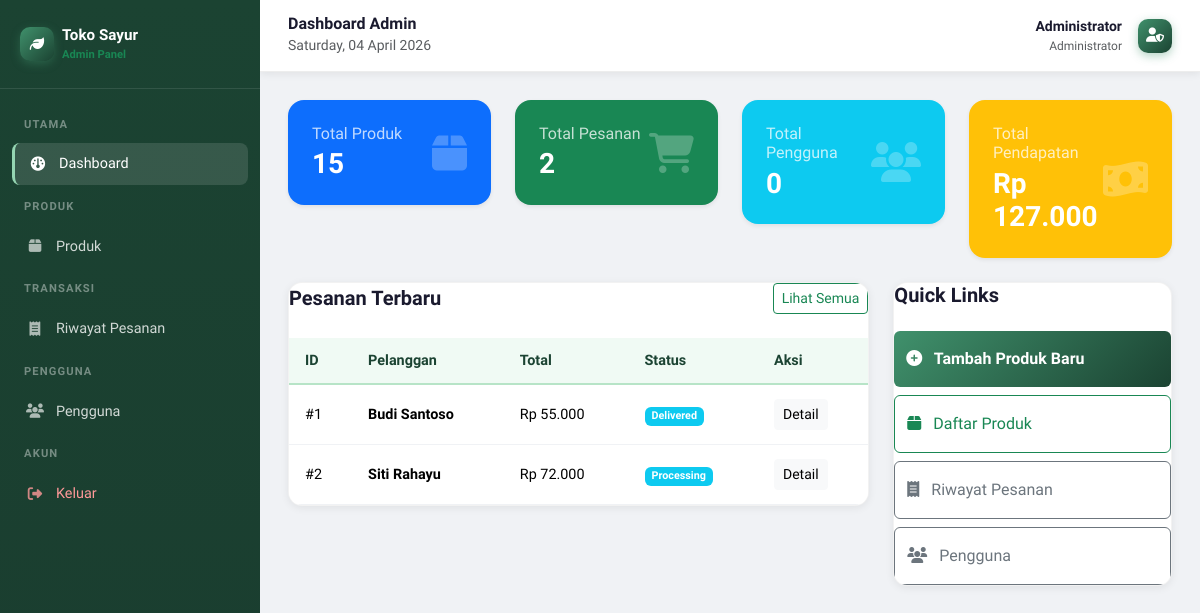
/admin/index.php (signed in), run on the app's committed database.
### tables this page shows
CREATE TABLE `orders` (
  `id` int(11) NOT NULL AUTO_INCREMENT,
  `order_code` varchar(50) NOT NULL,
  `user_id` int(11) NOT NULL,
  `total_amount` decimal(14,2) NOT NULL DEFAULT 0.00,
  `shipping_fee` decimal(10,2) NOT NULL DEFAULT 10000.00,
  `grand_total` decimal(14,2) NOT NULL DEFAULT 0.00,
  `shipping_name` varchar(150) NOT NULL,
  `shipping_phone` varchar(20) NOT NULL,
  `shipping_address` text NOT NULL,
  `notes` text DEFAULT NULL,
  `payment_method` enum('cod','transfer') NOT NULL DEFAULT 'cod',
  `payment_proof` varchar(255) DEFAULT NULL,
  `status` enum('pending','processing','shipped','delivered','cancelled','valid','ditolak') NOT NULL DEFAULT 'pending',
  `created_at` timestamp NOT NULL DEFAULT current_timestamp(),
  `updated_at` timestamp NOT NULL DEFAULT current_timestamp() ON UPDATE current_timestamp(),
  PRIMARY KEY (`id`),
  UNIQUE KEY `order_code` (`order_code`),
  KEY `user_id` (`user_id`),
  CONSTRAINT `fk_order_user` FOREIGN KEY (`user_id`) REFERENCES `users` (`id`) ON DELETE CASCADE
);

CREATE TABLE `users` (
  `id` int(11) NOT NULL AUTO_INCREMENT,
  `name` varchar(150) NOT NULL,
  `email` varchar(150) NOT NULL,
  `password` varchar(255) NOT NULL,
  `phone` varchar(20) DEFAULT NULL,
  `address` text DEFAULT NULL,
  `role` enum('admin','customer') NOT NULL DEFAULT 'customer',
  `avatar` varchar(255) DEFAULT NULL,
  `created_at` timestamp NOT NULL DEFAULT current_timestamp(),
  `updated_at` timestamp NOT NULL DEFAULT current_timestamp() ON UPDATE current_timestamp(),
  PRIMARY KEY (`id`),
  UNIQUE KEY `email` (`email`)
);

### config/functions.php (called while the page is built, shortened)
<?php
function rupiah(float $amount): string {
    return 'Rp ' . number_format($amount, 0, ',', '.');
}
function e(string $val): string {
    return htmlspecialchars($val, ENT_QUOTES, 'UTF-8');
}

### admin/index.php (the view, shortened to what this page needs)
<?php
require_once __DIR__ . '/../config/functions.php';
$totalProducts = $pdo->query("SELECT COUNT(*) FROM products")->fetchColumn();
$totalOrders = $pdo->query("SELECT COUNT(*) FROM orders")->fetchColumn();
$totalUsers = $pdo->query("SELECT COUNT(*) FROM users WHERE role = 'user'")->fetchColumn();
$totalRevenue = $pdo->query("SELECT SUM(grand_total) FROM orders WHERE status != 'cancelled'")->fetchColumn() ?? 0;
$recentOrders = $pdo->query("SELECT o.*, u.name as user_name FROM orders o JOIN users u ON o.user_id = u.id ORDER BY o.created_at DESC LIMIT 5")->fetchAll();
include __DIR__ . '/includes/header.php';
?>
<div class="row g-4 mb-4">
  <div class="col-md-3">
    <div class="admin-stats-card bg-primary text-white p-4 rounded-4 shadow-sm">
      <div class="d-flex justify-content-between align-items-center">
        <div>
          <h6 class="opacity-75 mb-1">Total Produk</h6>
          <h3 class="fw-800 mb-0"><?= $totalProducts ?></h3>
        </div>
        <i class="fas fa-box fs-1 opacity-25"></i>
      </div>
    </div>
  </div>
  <div class="col-md-3">
    <div class="admin-stats-card bg-success text-white p-4 rounded-4 shadow-sm">
      <div class="d-flex justify-content-between align-items-center">
        <div>
          <h6 class="opacity-75 mb-1">Total Pesanan</h6>
          <h3 class="fw-800 mb-0"><?= $totalOrders ?></h3>
        </div>
        <i class="fas fa-shopping-cart fs-1 opacity-25"></i>
      </div>
    </div>
  </div>
  <div class="col-md-3">
    <div class="admin-stats-card bg-info text-white p-4 rounded-4 shadow-sm">
      <div class="d-flex justify-content-between align-items-center">
        <div>
          <h6 class="opacity-75 mb-1">Total Pengguna</h6>
          <h3 class="fw-800 mb-0"><?= $totalUsers ?></h3>
        </div>
        <i class="fas fa-users fs-1 opacity-25"></i>
      </div>
    </div>
  </div>
  <div class="col-md-3">
    <div class="admin-stats-card bg-warning text-white p-4 rounded-4 shadow-sm">
      <div class="d-flex justify-content-between align-items-center">
        <div>
          <h6 class="opacity-75 mb-1">Total Pendapatan</h6>
          <h3 class="fw-800 mb-0"><?= rupiah($totalRevenue) ?></h3>
        </div>
        <i class="fas fa-money-bill-wave fs-1 opacity-25"></i>
      </div>
    </div>
  </div>
</div>
<div class="row">
  <div class="col-md-8">
    <div class="admin-card">
      <div class="d-flex justify-content-between align-items-center mb-4">
        <h5 class="fw-700 mb-0">Pesanan Terbaru</h5>
        <a href="<?= BASE_URL ?>/admin/orders/index.php" class="btn btn-sm btn-outline-success">Lihat Semua</a>
      </div>
      <div class="table-responsive">
        <table class="table admin-table">
          <thead>
            <tr>
              <th>ID</th>
              <th>Pelanggan</th>
              <th>Total</th>
              <th>Status</th>
              <th>Aksi</th>
            </tr>
          </thead>
          <tbody>
            <?php foreach ($recentOrders as $o): ?>
            <tr>
              <td>#<?= $o['id'] ?></td>
              <td class="fw-600"><?= e($o['user_name']) ?></td>
              <td><?= rupiah($o['grand_total']) ?></td>
              <td>
                <span class="badge bg-<?= $o['status'] === 'completed' ? 'success' : ($o['status'] === 'pending' ? 'warning' : 'info') ?>">
                  <?= ucfirst($o['status']) ?>
                </span>
              </td>
              <td>
                <a href="<?= BASE_URL ?>/admin/orders/detail.php?id=<?= $o['id'] ?>" class="btn btn-sm btn-light">Detail</a>
              </td>
            </tr>
            <?php endforeach; ?>
          </tbody>
        </table>
      </div>
    </div>
  </div>
  <div class="col-md-4">
    <div class="admin-card">
      <h5 class="fw-700 mb-4">Quick Links</h5>
      <div class="d-grid gap-2">
        <a href="<?= BASE_URL ?>/admin/products/add.php" class="btn btn-success-custom py-3 text-start">
          <i class="fas fa-plus-circle me-2"></i> Tambah Produk Baru
        </a>
        <a href="<?= BASE_URL ?>/admin/products/index.php" class="btn btn-outline-success py-3 text-start">
          <i class="fas fa-box me-2"></i> Daftar Produk
        </a>
        <a href="<?= BASE_URL ?>/admin/orders/index.php" class="btn btn-outline-secondary py-3 text-start">
          <i class="fas fa-receipt me-2"></i> Riwayat Pesanan
        </a>
        <a href="<?= BASE_URL ?>/admin/users/index.php" class="btn btn-outline-secondary py-3 text-start">
          <i class="fas fa-users me-2"></i> Pengguna
        </a>
      </div>
    </div>
  </div>
</div>
<?php include __DIR__ . '/includes/footer.php'; ?>

### assets/css/style.css (style rules this page uses)
:root { --green-900: #1b4332; --green-800: #2d6a4f; --green-700: #40916c; --green-600: #52b788; --green-500: #74c69d; --green-400: #95d5b2; --green-100: #d8f3dc; --green-50: #f0faf4; --orange: #f4a261; --text-dark: #1a1a2e; --text-muted: #6c757d; --shadow-sm: 0 2px 8px rgba(0, 0, 0, .07); --shadow-md: 0 4px 20px rgba(0, 0, 0, .10); --shadow-lg: 0 8px 40px rgba(0, 0, 0, .14); --radius: 14px; --radius-sm: 8px; --transition: .25s ease; }
*, *::before, *::after { box-sizing: border-box; }
body { font-family: 'Plus Jakarta Sans', sans-serif; color: var(--text-dark); background: #f8faf9; scroll-behavior: smooth; }
a { text-decoration: none; color: inherit; transition: color var(--transition); }
.fw-600 { font-weight: 600; }
.fw-700 { font-weight: 700; }
.fw-800 { font-weight: 800; }
.admin-card { background: #fff; border-radius: var(--radius); box-shadow: var(--shadow-sm); border: 1px solid rgba(0, 0, 0, .05); overflow: hidden; }
.admin-table { margin: 0; font-size: .9rem; }
.admin-table thead th { background: var(--green-50); color: var(--green-900); font-weight: 700; border-bottom: 2px solid var(--green-200, #b7e4c7); padding: 12px 16px; }
.admin-table tbody td { padding: 14px 16px; vertical-align: middle; border-color: #f0f2f5; }
.btn-success-custom { background: linear-gradient(135deg, var(--green-700), var(--green-900)); border: none; color: #fff; font-weight: 600; transition: all var(--transition); }

### data on the page
orders: id "1", user.name "Budi Santoso", grand_total "Rp 55.000", status "Delivered"
orders: id "2", user.name "Siti Rahayu", grand_total "Rp 72.000", status "Processing"

### other printed values
$pageTitle "Dashboard Admin"
$_SESSION['user_name'] "Administrator"
$totalProducts "15"
$totalOrders "2"
$totalUsers "0"
rupiah($totalRevenue) "Rp 127.000"
